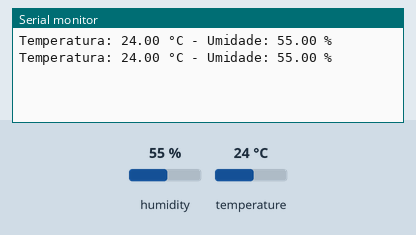
Recording of a sketch running on a simulated Arduino Uno, built with avr-gcc and run on an emulated ATmega328P. Shown: the last lines printed to the serial monitor. Inputs (shaded band) come from the test bench; at power-on: humidity 55 %, temperature 24 °C.

Above: at 2.8 s.
2.9 s: humidity set to 22 %
At 5.2 s:
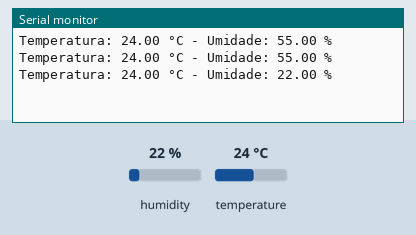
5.6 s: temperature set to 12 °C
At 7.6 s:
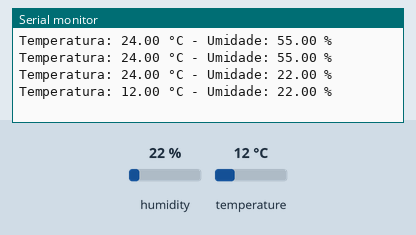
8.3 s: humidity set to 40 %
At 11.2 s:
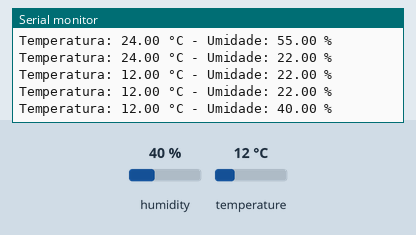
Timing chart, 0 to 12.7 s (numbered marks = the images above; inputs shaded):
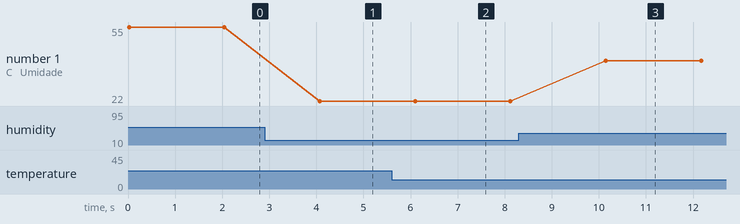

Measured:
- after the input at 2.9 s, the serial monitor: prints a new line after 1.2 s (image 1)
- after the input at 5.6 s, the serial monitor: prints a new line after 0.50 s (image 2)
- after the input at 8.3 s, the serial monitor: prints a new line after 1.8 s (image 3)
- plotted number 1: 55 → 22 after the input at 2.9 s, 22 → 40 after the input at 8.3 s

The sketch:

sketch_oct2a.ino
```cpp
//medidor de temperatura

#include <DHT.h>

#define DHTPIN 2      // Pino onde o sensor DHT está conectado
#define DHTTYPE DHT11 // Tipo de sensor DHT

DHT dht(DHTPIN, DHTTYPE);

void setup() {
  // Inicializando a comunicação serial a 9600 bps
  Serial.begin(9600);

  // Inicializando o sensor DHT
  dht.begin();
}

void loop() {
  // Leitura da temperatura e umidade
  float temp = dht.readTemperature(); // Leitura em Celsius
  float hum = dht.readHumidity();     // Leitura da umidade

  // Verificando se houve erro na leitura
  if (isnan(temp) || isnan(hum)) {
    Serial.println("Erro ao ler o sensor DHT!");
  } else {
    // Enviando os dados para o PC via serial
    Serial.print("Temperatura: ");
    Serial.print(temp);
    Serial.print(" °C");
    Serial.print(" - Umidade: ");
    Serial.print(hum);
    Serial.println(" %");
  }

  // Aguardando 2 segundos antes de nova leitura
  delay(2000);
}
```
